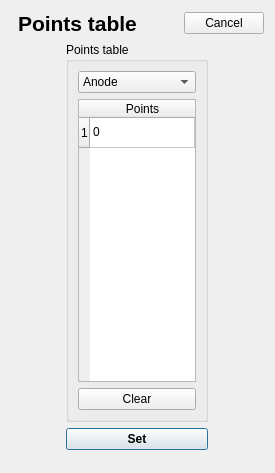
<?xml version="1.0" encoding="UTF-8"?>
<ui version="4.0">
 <class>DialogPointsTable</class>
 <widget class="QDialog" name="DialogPointsTable">
  <property name="geometry">
   <rect>
    <x>0</x>
    <y>0</y>
    <width>275</width>
    <height>473</height>
   </rect>
  </property>
  <property name="windowTitle">
   <string>Points table</string>
  </property>
  <layout class="QGridLayout" name="gridLayout">
   <item row="0" column="0" colspan="3">
    <layout class="QGridLayout" name="gridLayout_4">
     <property name="spacing">
      <number>0</number>
     </property>
     <item row="0" column="0" rowspan="2">
      <widget class="QLabel" name="logo_label">
       <property name="maximumSize">
        <size>
         <width>30</width>
         <height>30</height>
        </size>
       </property>
       <property name="text">
        <string/>
       </property>
       <property name="pixmap">
        <pixmap resource="resources.qrc">:/logo_crystal.png</pixmap>
       </property>
       <property name="scaledContents">
        <bool>true</bool>
       </property>
      </widget>
     </item>
     <item row="0" column="4" rowspan="2">
      <widget class="QPushButton" name="cancel_pushButton">
       <property name="text">
        <string>Cancel</string>
       </property>
       <property name="autoDefault">
        <bool>false</bool>
       </property>
      </widget>
     </item>
     <item row="0" column="1" rowspan="2" colspan="2">
      <widget class="QLabel" name="label_2">
       <property name="font">
        <font>
         <pointsize>16</pointsize>
         <weight>75</weight>
         <bold>true</bold>
        </font>
       </property>
       <property name="text">
        <string>Points table</string>
       </property>
       <property name="alignment">
        <set>Qt::AlignBottom|Qt::AlignLeading|Qt::AlignLeft</set>
       </property>
      </widget>
     </item>
     <item row="0" column="3" rowspan="2">
      <spacer name="horizontalSpacer">
       <property name="orientation">
        <enum>Qt::Horizontal</enum>
       </property>
       <property name="sizeHint" stdset="0">
        <size>
         <width>40</width>
         <height>20</height>
        </size>
       </property>
      </spacer>
     </item>
    </layout>
   </item>
   <item row="1" column="0" rowspan="2">
    <spacer name="horizontalSpacer_2">
     <property name="orientation">
      <enum>Qt::Horizontal</enum>
     </property>
     <property name="sizeHint" stdset="0">
      <size>
       <width>50</width>
       <height>408</height>
      </size>
     </property>
    </spacer>
   </item>
   <item row="1" column="1">
    <widget class="QGroupBox" name="groupBox">
     <property name="sizePolicy">
      <sizepolicy hsizetype="Preferred" vsizetype="Expanding">
       <horstretch>0</horstretch>
       <verstretch>0</verstretch>
      </sizepolicy>
     </property>
     <property name="title">
      <string>Points table</string>
     </property>
     <layout class="QVBoxLayout" name="verticalLayout">
      <item>
       <widget class="QComboBox" name="typePoints_comboBox">
        <item>
         <property name="text">
          <string>Anode</string>
         </property>
        </item>
        <item>
         <property name="text">
          <string>Threshold</string>
         </property>
        </item>
       </widget>
      </item>
      <item>
       <widget class="QTableWidget" name="points_tableWidget">
        <property name="sizePolicy">
         <sizepolicy hsizetype="Preferred" vsizetype="Expanding">
          <horstretch>0</horstretch>
          <verstretch>0</verstretch>
         </sizepolicy>
        </property>
        <property name="maximumSize">
         <size>
          <width>120</width>
          <height>16777215</height>
         </size>
        </property>
        <attribute name="horizontalHeaderStretchLastSection">
         <bool>true</bool>
        </attribute>
        <attribute name="verticalHeaderMinimumSectionSize">
         <number>10</number>
        </attribute>
        <row>
         <property name="text">
          <string>1</string>
         </property>
        </row>
        <column>
         <property name="text">
          <string>Points</string>
         </property>
        </column>
        <item row="0" column="0">
         <property name="text">
          <string>0</string>
         </property>
        </item>
       </widget>
      </item>
      <item>
       <widget class="QPushButton" name="clear_pushButton">
        <property name="text">
         <string>Clear</string>
        </property>
       </widget>
      </item>
     </layout>
    </widget>
   </item>
   <item row="1" column="2" rowspan="2">
    <spacer name="horizontalSpacer_3">
     <property name="orientation">
      <enum>Qt::Horizontal</enum>
     </property>
     <property name="sizeHint" stdset="0">
      <size>
       <width>51</width>
       <height>408</height>
      </size>
     </property>
    </spacer>
   </item>
   <item row="2" column="1">
    <widget class="QPushButton" name="set_pushButton">
     <property name="font">
      <font>
       <weight>75</weight>
       <bold>true</bold>
      </font>
     </property>
     <property name="text">
      <string>Set</string>
     </property>
     <property name="default">
      <bool>true</bool>
     </property>
    </widget>
   </item>
   <item row="3" column="1">
    <spacer name="verticalSpacer">
     <property name="orientation">
      <enum>Qt::Vertical</enum>
     </property>
     <property name="sizeHint" stdset="0">
      <size>
       <width>20</width>
       <height>0</height>
      </size>
     </property>
    </spacer>
   </item>
  </layout>
 </widget>
 <resources>
  <include location="resources.qrc"/>
 </resources>
 <connections/>
</ui>
